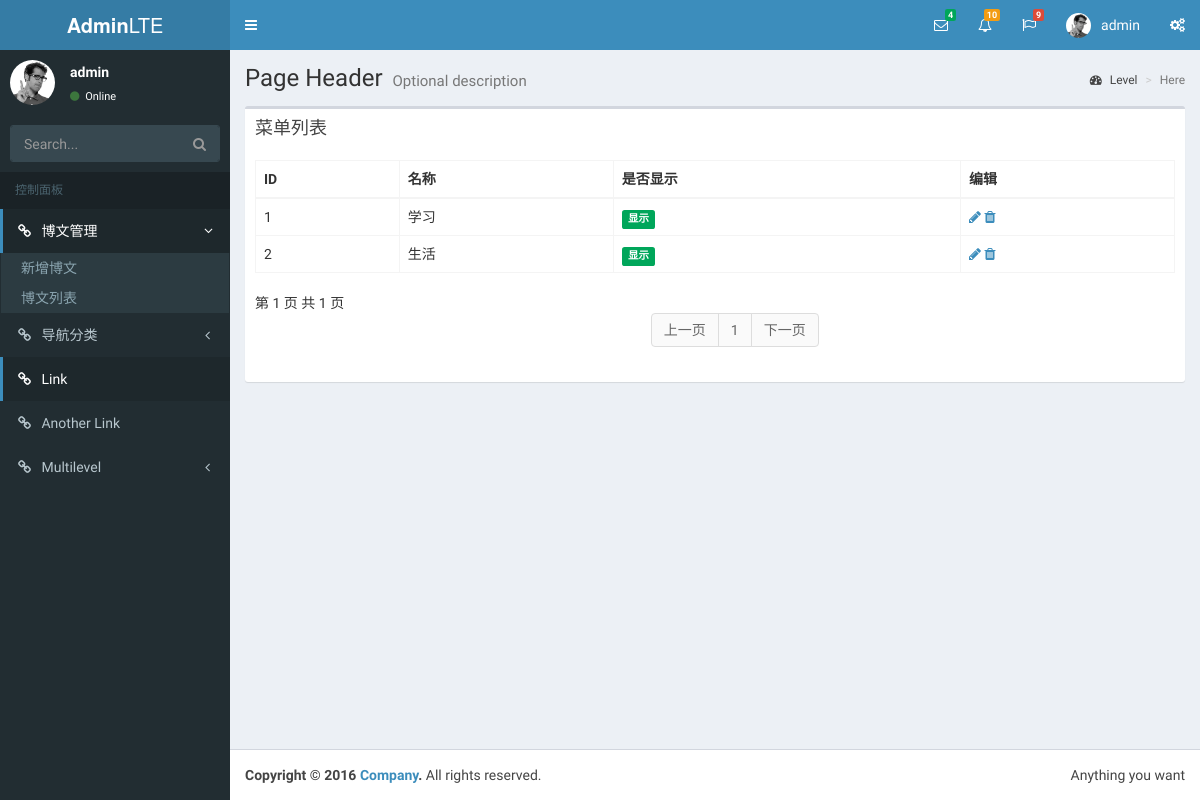
/admin/menu/ (signed in), run on an earlier commit of the app's database.
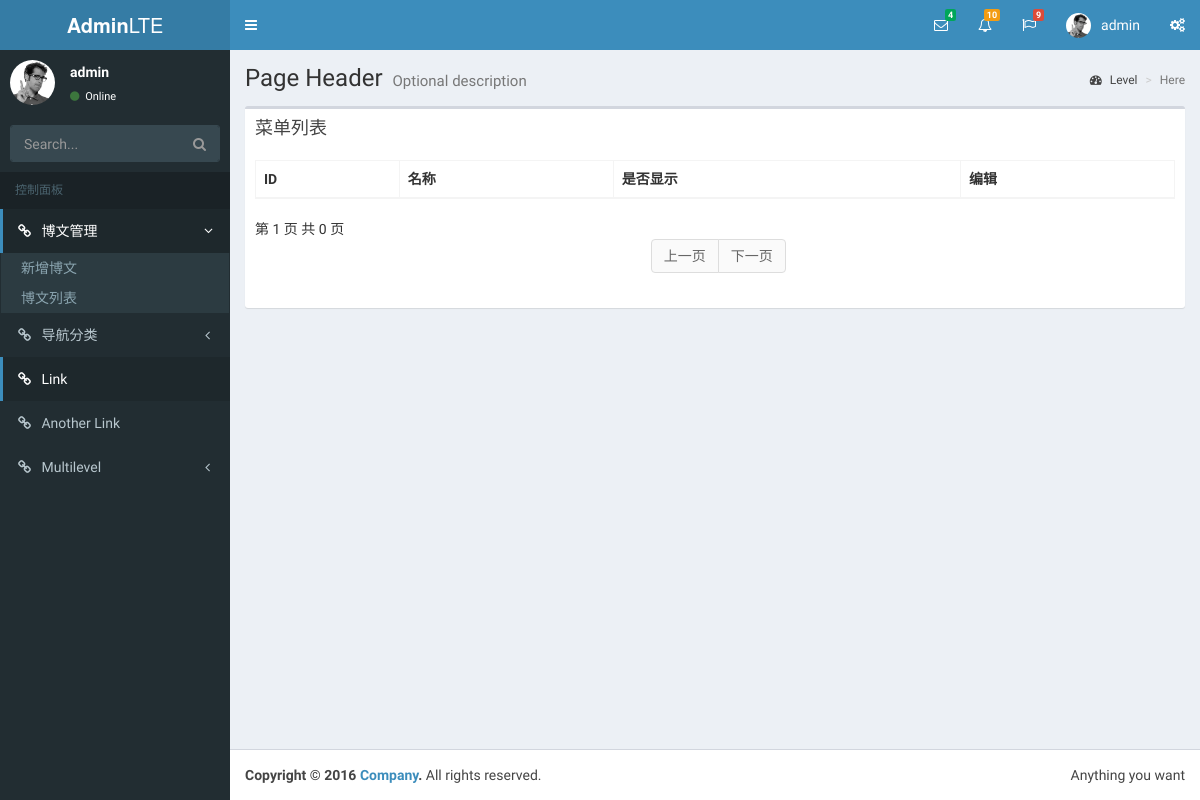
And on a later commit of the database.
### app/models.py (models this page shows, shortened)
class User(db.Model, UserMixin):
    __tablename__ = 'user'
    id = db.Column(db.Integer, primary_key=True)
    posts = db.relationship('Post',backref='author',lazy='dynamic')
    userName = db.Column(db.String(32))
    email = db.Column(db.String(64), unique=True, index=True)
    password_hash = db.Column(db.String(128))
    @property
    def password(self):
        raise AttributeError(u'该属性只读')

class Menus(db.Model):
    __tablename__ = 'menus'
    id = db.Column(db.Integer, primary_key=True)
    menucategory = db.relationship('Category', backref='menus', lazy='dynamic')
    menuName = db.Column(db.String(24), unique=True, index=True, nullable=False)
    orderNo = db.Column(db.Integer)
    visible = db.Column(db.Boolean, default=False)

### app/admin/views.py (the view)
@admin.route('/menu/')
@admin.route('/menu/<int:page>')
@login_required
def menu_list(page=1):
    menulst = Menus.query.order_by(Menus.orderNo).paginate(page, per_page=10)
    addmenuform = AddMenuForm()
    editmenuform = EditMenuForm()
    return render_template('admin/menu.html', menulst=menulst,
                           addmenuform=addmenuform, editmenuform=editmenuform)

### app/admin/forms.py
class AddMenuForm(FlaskForm):
    menuname = StringField(u'导航名称',
                           validators=[DataRequired(message=u'导航名称不能为空')])
    submit = SubmitField(u'确定')

class EditMenuForm(AddMenuForm):
    id = HiddenField(u'ID')
    visibled = BooleanField(u'是否隐藏')

### app/models.py (called while the page is built)
@login_manager.user_loader
def load_user(user_id):
    return User.query.get(int(user_id))

### app/templates/admin/menu.html (shortened to what this page needs)
{% extends 'admin/admin-base.html' %}
{% import 'admin/_macro.html' as helper %}
{% block content %}
    <div class="row">
        <div class="col-xs-12">
            <div class="box">
                <div class="box-header">
                    <h3 class="box-title">菜单列表</h3>
                </div>
                <div class="box-body">
                    <div id="example2_wrapper"
                         class="dataTables_wrapper form-inline dt-bootstrap">
                        <div class="row">
                            <div class="col-sm-6"></div>
                            <div class="col-sm-6"></div>
                        </div>
                        <div class="row">
                            <div class="col-sm-12">
                                <table id="example2"
                                       class="table table-bordered table-hover dataTable"
                                       role="grid"
                                       aria-describedby="example2_info">
                                    <thead>
                                    <tr role="row">
                                        <th class="sorting_asc" tabindex="0"
                                            aria-controls="example2" rowspan="1"
                                            colspan="1" aria-sort="ascending"
                                            aria-label="Rendering engine: activate to sort column descending">
                                            ID
                                        </th>
                                        <th class="sorting" tabindex="0"
                                            aria-controls="example2" rowspan="1"
                                            colspan="1"
                                            aria-label="Browser: activate to sort column ascending">
                                            名称
                                        </th>
                                        <th class="sorting" tabindex="0"
                                            aria-controls="example2" rowspan="1"
                                            colspan="1"
                                            aria-label="Platform(s): activate to sort column ascending">
                                            是否显示
                                        </th>
                                        <th class="sorting" tabindex="0"
                                            aria-controls="example2" rowspan="1"
                                            colspan="1"
                                            aria-label="Engine version: activate to sort column ascending">
                                            编辑
                                        </th>
                                    </tr>
                                    </thead>
                                    <tbody>
                                    {% for menu in menulst.items %}
                                    <tr role="row" class="odd">
                                        <td class="sorting_1">{{ menu.id }}</td>
                                        <td>{{ menu.menuName }}</td>
                                        <td><span class="label label-{{ 'warning' if menu.visible else 'success' }}">{{ '隐藏' if menu.visible else '显示' }}</span></td>
                                        <td>
                                            <a href="" title="修改"><i
                                                    class="fa fa-pencil"></i></a>
                                            <a onclick="delMenu('{{ url_for('admin.menu_del',id=menu.id) }}')"><i
                                                    class="fa fa-trash"></i></a>
                                        </td>
                                    </tr>
                                    {% endfor %}
                                    </tbody>
                                </table>
                            </div>
                        </div>
    {{ helper.render_pagination(menulst,'.menu_list') }}
                    </div>
                </div>
            </div>
        </div>
    </div>
{% endblock %}

### app/templates/admin/admin-base.html (shortened to what this page needs)
<!DOCTYPE html>
<html>
<head>
    <link rel="stylesheet"
          href="{{ url_for('static',filename='bootstrap/css/bootstrap.min.css') }}">
    <link rel="stylesheet"
          href="https://cdnjs.cloudflare.com/ajax/libs/font-awesome/4.5.0/css/font-awesome.min.css">
    <link rel="stylesheet"
          href="https://cdnjs.cloudflare.com/ajax/libs/ionicons/2.0.1/css/ionicons.min.css">
    <link rel="stylesheet"
          href="{{ url_for('static',filename="dist/css/AdminLTE.min.css") }}">
    <link rel="stylesheet"
          href="{{ url_for('static',filename="dist/css/skins/skin-blue.min.css") }}">
</head>
<body class="hold-transition skin-blue sidebar-mini">
<div class="wrapper">
    <header class="main-header">
        <a href="index2.html" class="logo">
            <span class="logo-lg"><b>Admin</b>LTE</span>
        </a>
        <nav class="navbar navbar-static-top" role="navigation">
            <a href="#" class="sidebar-toggle" data-toggle="offcanvas"
               role="button">
            </a>
            <div class="navbar-custom-menu">
                <ul class="nav navbar-nav">
                    <li class="dropdown messages-menu">
                        <a href="#" class="dropdown-toggle"
                           data-toggle="dropdown">
                            <i class="fa fa-envelope-o"></i>
                            <span class="label label-success">4</span>
                        </a>
                    </li>
                    <li class="dropdown notifications-menu">
                        <a href="#" class="dropdown-toggle"
                           data-toggle="dropdown">
                            <i class="fa fa-bell-o"></i>
                            <span class="label label-warning">10</span>
                        </a>
                    </li>
                    <li class="dropdown tasks-menu">
                        <a href="#" class="dropdown-toggle"
                           data-toggle="dropdown">
                            <i class="fa fa-flag-o"></i>
                            <span class="label label-danger">9</span>
                        </a>
                    </li>
                    {% if current_user.is_authenticated %}
                        <li class="dropdown user user-menu">
                            <a href="#" class="dropdown-toggle"
                               data-toggle="dropdown">
                                <img src="{{ url_for('static',filename="dist/img/user2-160x160.jpg") }}"
                                     class="user-image" alt="User Image">
                                <span class="hidden-xs">{{ current_user.userName }}</span>
                            </a>
                        </li>
                    {% endif %}
                    <li>
                        <a href="#" data-toggle="control-sidebar"><i
                                class="fa fa-gears"></i></a>
                    </li>
                </ul>
            </div>
        </nav>
    </header>
    <aside class="main-sidebar">
        <section class="sidebar">
            <div class="user-panel">
                <div class="pull-left image">
                    <img src="{{ url_for('static',filename="dist/img/user2-160x160.jpg") }}"
                         class="img-circle" alt="User Image">
                </div>
                {% if current_user.is_authenticated %}
                    <div class="pull-left info">
                    <p>{{ current_user.userName }}</p>
                    <a href="#"><i class="fa fa-circle text-success"></i> Online</a>
                </div>
                {% endif %}
            </div>
            <form action="#" method="get" class="sidebar-form">
                <div class="input-group">
                    <input type="text" name="q" class="form-control"
                           placeholder="Search...">
                    <span class="input-group-btn">
                <button type="submit" name="search" id="search-btn"
                        class="btn btn-flat"><i class="fa fa-search"></i>
                </button>
              </span>
                </div>
            </form>
            <ul class="sidebar-menu">
                <li class="header">控制面板</li>
                <li class="treeview active">
                    <a href="#"><i class="fa fa-link"></i>
                        <span>博文管理</span>
                        <span class="pull-right-container">
              <i class="fa fa-angle-left pull-right"></i>
            </span>
                    </a>
                    <ul class="treeview-menu">
                        <li><a href="{{ url_for('admin.post_add') }}">新增博文</a>
                        </li>
                        <li><a href="{{ url_for('admin.post_list') }}">博文列表</a>
                        </li>
                    </ul>
                </li>
                <li class="treeview">
                    <a href="#"><i class="fa fa-link"></i>
                        <span>导航分类</span>
                        <span class="pull-right-container">
              <i class="fa fa-angle-left pull-right"></i>
            </span>
                    </a>
                </li>
                <li class="active"><a href="#"><i class="fa fa-link"></i> <span>Link</span></a>
                </li>
                <li><a href="#"><i class="fa fa-link"></i>
                    <span>Another Link</span></a></li>
                <li class="treeview">
                    <a href="#"><i class="fa fa-link"></i>
                        <span>Multilevel</span>
                        <span class="pull-right-container">
              <i class="fa fa-angle-left pull-right"></i>
            </span>
                    </a>
                </li>
            </ul>
        </section>
    </aside>
    <div class="content-wrapper">
        <section class="content-header">
            <h1>
                Page Header
                <small>Optional description</small>
            </h1>
            <ol class="breadcrumb">
                <li><a href="#"><i class="fa fa-dashboard"></i> Level</a></li>
                <li class="active">Here</li>
            </ol>
        </section>
        <section class="content">
            {% block content %}
            {% endblock %}
        </section>
    </div>
    <footer class="main-footer">
        <div class="pull-right hidden-xs">
            Anything you want
        </div>
        <strong>Copyright &copy; 2016 <a href="#">Company</a>.</strong> All
        rights reserved.
    </footer>
</div>
</body>
</html>

### app/templates/admin/_macro.html
{% macro render_pagination(pagination,endpoint) %}
    <div class="row">
        <div class="col-sm-5">
            <div class="dataTables_info" id="example2_info"
                 role="status" aria-live="polite">第 {{ pagination.page }} 页
                共 {{ pagination.pages }} 页
            </div>
        </div>
        <div class="col-sm-7">
            <div class="dataTables_paginate paging_simple_numbers"
                 id="example2_paginate">
                <ul class="pagination">
                    <li class="paginate_button previous {{ '' if pagination.has_prev else 'disabled' }}}"
                        id="example2_previous"><a href="{{ url_for(endpoint,page=pagination.prev_num) }}"
                                                  aria-controls="example2"
                                                  data-dt-idx="0"
                                                  tabindex="0">上一页</a>
                    </li>
                    {% for page in pagination.iter_pages() %}
                        <li class="paginate_button {{ 'acitve' if pagination.page == page }}"><a
                            href="{{ url_for(endpoint,page=page) }}"
                            aria-controls="example2"
                            data-dt-idx="1"
                            tabindex="0">{{ page }}</a>
                        </li>
                    {% endfor %}
                     <li class="paginate_button next"
                        id="example2_next"><a href="{{ url_for(endpoint,page=pagination.next_num) }}"
                                              aria-controls="example2"
                                              data-dt-idx="7"
                                              tabindex="0">下一页</a>
                    </li>
                </ul>
            </div>
        </div>
    </div>
{% endmacro %}

What changed in the data, as far as the page shows it:
removed Menus: id "1", menuName "学习", visible "显示"
removed Menus: id "2", menuName "生活", visible "显示"
Also different on the page:
{{ pagination.pages }}: "1" → "0"
list line gone: "1"
